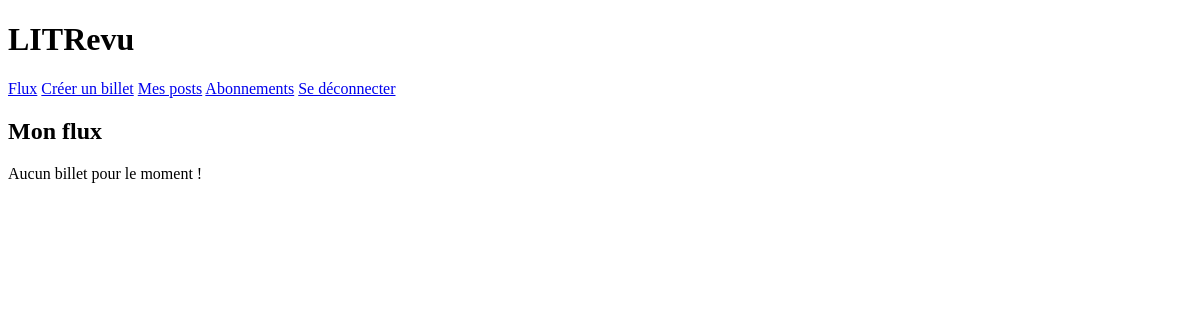
/home/ (signed in), run on an earlier commit of the app's database.
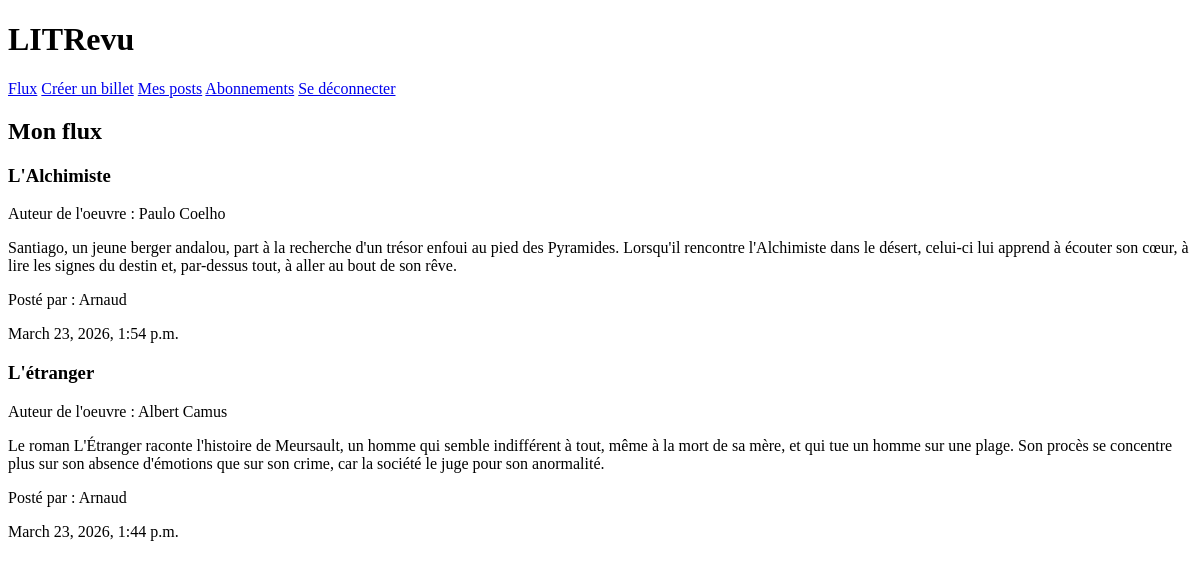
And on a later commit of the database.
### core/models.py (models this page shows)
class Ticket(models.Model):
    title = models.CharField(max_length=128)
    author = models.CharField(max_length=128)
    description = models.TextField(max_length=2048, blank=True)
    user = models.ForeignKey(
        to=settings.AUTH_USER_MODEL,
        on_delete=models.CASCADE,
        related_name='tickets'
    )
    image = models.ImageField(null=True, blank=True)
    time_created = models.DateTimeField(auto_now_add=True)

### core/views.py (the view)
# urls.py: path('home/', views.home_view, name='home'),
@login_required
def home_view(request):
    tickets = Ticket.objects.filter(
        user=request.user
    ).order_by('-time_created')
    return render(request, 'home.html', {'tickets': tickets})

### templates/home.html
{% extends 'base.html' %}
{% block content %}
    <h2>Mon flux</h2>
    {% for ticket in tickets %}
        <div>
            <h3>{{ ticket.title }}</h3>
            <p>Auteur de l'oeuvre : {{ ticket.author }}</p>
            <p>{{ ticket.description }}</p>
            <p>Posté par : {{ ticket.user.username }}</p>
            <p>{{ ticket.time_created }}</p>
        </div>
    {% empty %}
        <p>Aucun billet pour le moment !</p>
    {% endfor %}
{% endblock content %}

### templates/base.html (shortened to what this page needs)
<!DOCTYPE html>
<html lang="fr">
<head>
</head>
<body>
    <header>
        <h1>LITRevu</h1>
        <nav>
            <a href="{% url 'home' %}">Flux</a>
            <a href="{% url 'ticket_create' %}">Créer un billet</a>
            <a href="{% url 'my_post' %}">Mes posts</a>
            <a href="{% url 'follow' %}">Abonnements</a>
            <a href="{% url 'logout' %}">Se déconnecter</a>
        </nav>
    </header>
    <main>
        {% block content %}
        {% endblock content %}
    </main>
</body>
</html>

What changed in the data, as far as the page shows it:
added Ticket: title "L'Alchimiste", author "Paulo Coelho", description "Santiago, un jeune berger andalou, part à la recherche d'un trésor enfoui au pied des Pyramides. Lorsqu'il rencontre l'Alchimiste dans le désert, celui-ci lui apprend à écouter son cœur, à lire les signes du destin et, par-dessus tout, à aller au bout de son rêve.", user.username "Arnaud", time_created "March 23, 2026, 1:54 p.m."
added Ticket: title "L'étranger", author "Albert Camus", description "Le roman L'Étranger raconte l'histoire de Meursault, un homme qui semble indifférent à tout, même à la mort de sa mère, et qui tue un homme sur une plage. Son procès se concentre plus sur son absence d'émotions que sur son crime, car la société le juge pour son anormalité.", user.username "Arnaud", time_created "March 23, 2026, 1:44 p.m."
Also different on the page:
text no longer shown: "Aucun billet pour le moment !"
